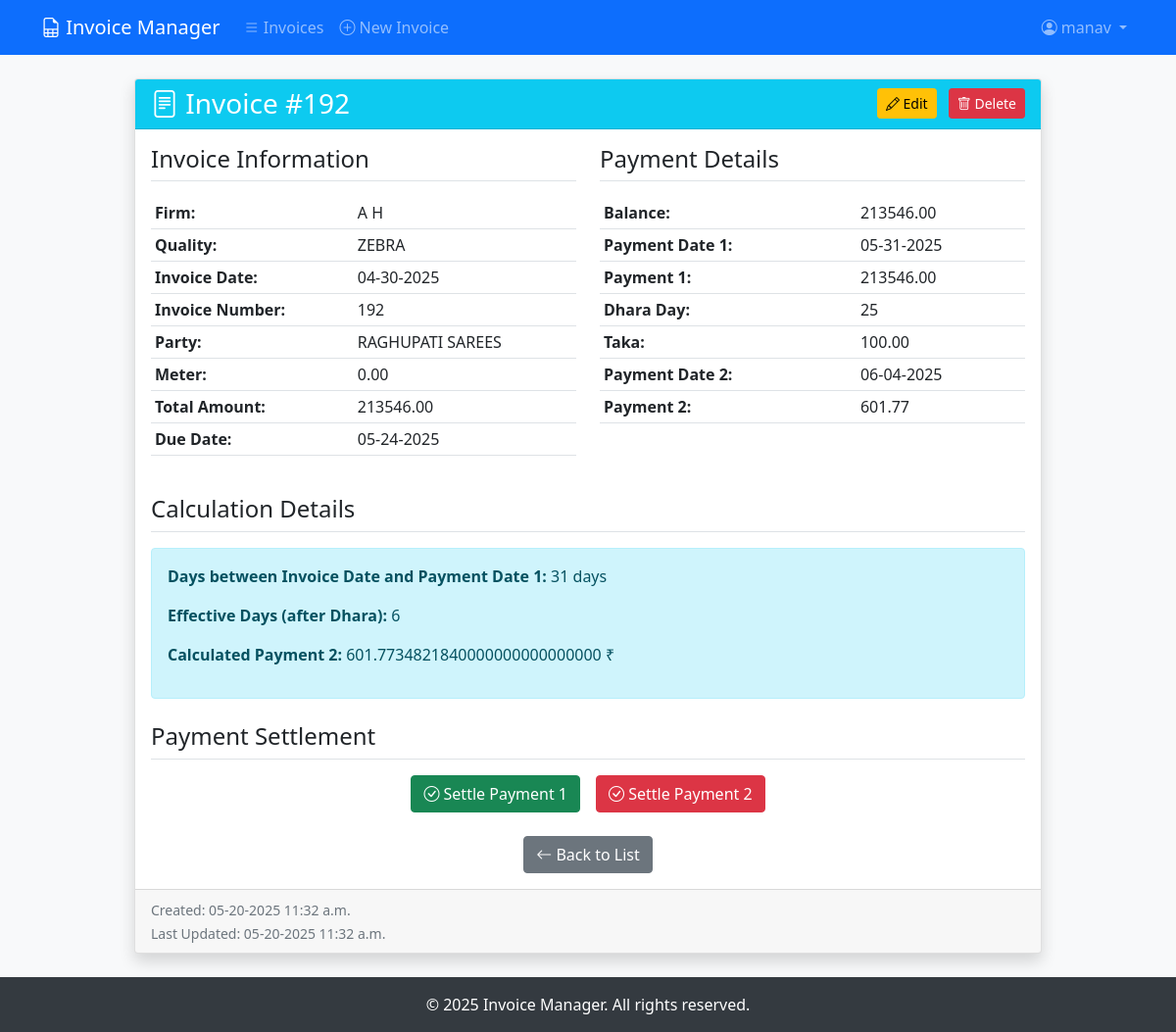
Page /invoice/17/ (signed in) on the committed database.
### Recorder/models.py (models this page shows, shortened)
class Invoice(models.Model):
    user = models.ForeignKey(User, on_delete=models.CASCADE, related_name='invoices')
    firm = models.CharField(max_length=255)
    quality = models.CharField(max_length=255)
    invoice_date = models.DateField()
    invoice_number = models.CharField(max_length=100)
    party = models.CharField(max_length=255)
    meter = models.DecimalField(max_digits=10, decimal_places=2, default=0.00)
    total_amount = models.DecimalField(max_digits=15, decimal_places=2)
    due_date = models.DateField()
    balance = models.DecimalField(max_digits=10, decimal_places=2)
    payment_date_1 = models.DateField(null=True, blank=True)
    payment_1 = models.DecimalField(max_digits=15, decimal_places=2, null=True, blank=True)
    dhara_day = models.IntegerField()
    taka = models.DecimalField(max_digits=15, decimal_places=2)
    payment_date_2 = models.DateField(null=True, blank=True)
    payment_2 = models.DecimalField(max_digits=15, decimal_places=2, null=True, blank=True)
    settled_payment_2 = models.BooleanField(default=False)
    created_at = models.DateTimeField(auto_now_add=True)
    updated_at = models.DateTimeField(auto_now=True)
    class Meta:
        ordering = ['-created_at']

### Recorder/views.py (the view)
# urls.py: path('invoice/<int:pk>/', views.invoice_detail, name='invoice_detail'),
@login_required(login_url='Recorder:login')
def invoice_detail(request, pk):
    invoice = get_object_or_404(Invoice, pk=pk, user=request.user)
    days_diff = None
    days_minus_dhara = None
    payment_2 = None
    if invoice.payment_date_1 and invoice.invoice_date:
        days_diff = (invoice.payment_date_1 - invoice.invoice_date).days
        if invoice.dhara_day is not None:
            days_minus_dhara = days_diff - invoice.dhara_day
            if invoice.payment_1:
                payment_2 = (invoice.payment_1 / Decimal('1.05')) * Decimal('0.0004931507') * days_minus_dhara
    context = {
        'invoice': invoice,
        'days_diff': days_diff,
        'days_minus_dhara': days_minus_dhara,
        'payment_2': payment_2,
    }
    return render(request, 'Recorder/invoice_detail.html', context)

### Recorder/templates/Recorder/invoice_detail.html (shortened to what this page needs)
{% extends 'base.html' %}
{% block content %}
<div class="container py-4">
    <div class="row justify-content-center">
        <div class="col-lg-10">
            <div class="card shadow">
                <div class="card-header bg-info text-white d-flex justify-content-between align-items-center">
                    <h3 class="mb-0">
                        <i class="bi bi-file-text"></i> Invoice #{{ invoice.invoice_number }}
                    </h3>
                    <div>
                        <a href="{% url 'Recorder:invoice_update' invoice.pk %}" class="btn btn-warning btn-sm me-2">
                            <i class="bi bi-pencil"></i> Edit
                        </a>
                        <a href="{% url 'Recorder:invoice_delete' invoice.pk %}" class="btn btn-danger btn-sm">
                            <i class="bi bi-trash"></i> Delete
                        </a>
                    </div>
                </div>
                <div class="card-body">
                    <div class="row">
                        <div class="col-md-6">
                            <h4 class="border-bottom pb-2 mb-3">Invoice Information</h4>
                            <table class="table table-sm">
                                <tr>
                                    <th>Firm:</th>
                                    <td>{{ invoice.firm }}</td>
                                </tr>
                                <tr>
                                    <th>Quality:</th>
                                    <td>{{ invoice.quality }}</td>
                                </tr>
                                <tr>
                                    <th>Invoice Date:</th>
                                    <td>{{ invoice.invoice_date|date:"m-d-Y" }}</td>
                                </tr>
                                <tr>
                                    <th>Invoice Number:</th>
                                    <td>{{ invoice.invoice_number }}</td>
                                </tr>
                                <tr>
                                    <th>Party:</th>
                                    <td>{{ invoice.party }}</td>
                                </tr>
                                <tr>
                                    <th>Meter:</th>
                                    <td>{{ invoice.meter }}</td>
                                </tr>
                                <tr>
                                    <th>Total Amount:</th>
                                    <td>{{ invoice.total_amount }}</td>
                                </tr>
                                <tr>
                                    <th>Due Date:</th>
                                    <td>{{ invoice.due_date|date:"m-d-Y" }}</td>
                                </tr>
                            </table>
                        </div>
                        <div class="col-md-6">
                            <h4 class="border-bottom pb-2 mb-3">Payment Details</h4>
                            <table class="table table-sm">
                                <tr>
                                    <th>Balance:</th>
                                    <td>{{ invoice.balance }}</td>
                                </tr>
                                <tr>
                                    <th>Payment Date 1:</th>
                                    <td>{{ invoice.payment_date_1|date:"m-d-Y" }}</td>
                                </tr>
                                <tr>
                                    <th>Payment 1:</th>
                                    <td>{{ invoice.payment_1 }}</td>
                                </tr>
                                <tr>
                                    <th>Dhara Day:</th>
                                    <td>{{ invoice.dhara_day }}</td>
                                </tr>
                                <tr>
                                    <th>Taka:</th>
                                    <td>{{ invoice.taka }}</td>
                                </tr>
                                <tr>
                                    <th>Payment Date 2:</th>
                                    <td>{{ invoice.payment_date_2|date:"m-d-Y" }}</td>
                                </tr>
                                <tr>
                                    <th>Payment 2:</th>
                                    <td>{{ invoice.payment_2 }}</td>
                                </tr>
                            </table>
                        </div>
                    </div>
                    <div class="mt-4">
                        <h4 class="border-bottom pb-2 mb-3">Calculation Details</h4>
                        <div class="alert alert-info">
                            {% if days_diff is not None %}
                                <p><strong>Days between Invoice Date and Payment Date 1:</strong> {{ days_diff }} days</p>
                            {% endif %}
                            {% if days_minus_dhara is not None %}
                                <p><strong>Effective Days (after Dhara):</strong> {{ days_minus_dhara }}</p>
                            {% endif %}
                            {% if payment_2 is not None %}
                                <p><strong>Calculated Payment 2:</strong> {{ payment_2 }} ₹</p>
                            {% else %}
                                <p class="text-danger">Payment 2 could not be calculated (missing data).</p>
                            {% endif %}
                        </div>
                    </div>
                    <div class="mt-4">
                        <h4 class="border-bottom pb-2 mb-3">Payment Settlement</h4>
                        <div class="d-flex justify-content-center gap-3">
                            <form method="post" action="{% url 'Recorder:settle_payment_1' invoice.pk %}" class="d-inline">
                                <button type="submit" class="btn btn-success" onclick="return confirm('Are you sure you want to settle Payment 1? This will update the balance.')">
                                    <i class="bi bi-check-circle"></i> Settle Payment 1
                                </button>
                            </form>
                            <form method="post" action="{% url 'Recorder:settle_payment_2' invoice.pk %}" class="d-inline">
                                <button type="submit" class="btn btn-danger" onclick="return confirm('Are you sure you want to settle Payment 2? This will set the payment amount to 0.')">
                                    <i class="bi bi-check-circle"></i> Settle Payment 2
                                </button>
                            </form>
                        </div>
                    </div>
                    <div class="mt-4 text-center">
                        <a href="{% url 'Recorder:invoice_list' %}" class="btn btn-secondary">
                            <i class="bi bi-arrow-left"></i> Back to List
                        </a>
                    </div>
                </div>
                <div class="card-footer text-muted">
                    <small>Created: {{ invoice.created_at|date:"m-d-Y g:i a" }}</small><br>
                    <small>Last Updated: {{ invoice.updated_at|date:"m-d-Y g:i a" }}</small>
                </div>
            </div>
        </div>
    </div>
</div>
{% endblock %}

### templates/base.html (shortened to what this page needs)
<!DOCTYPE html>
<html lang="en">
<head>
    <link href="https://cdn.jsdelivr.net/npm/bootstrap@5.1.3/dist/css/bootstrap.min.css" rel="stylesheet">
    <link href="https://cdn.jsdelivr.net/npm/bootstrap-icons@1.7.2/font/bootstrap-icons.css" rel="stylesheet">
</head>
<body>
    <nav class="navbar navbar-expand-lg navbar-dark bg-primary">
        <div class="container">
            <a class="navbar-brand" href="{% url 'Recorder:invoice_list' %}">
                <i class="bi bi-file-earmark-spreadsheet"></i> Invoice Manager
            </a>
            <div class="collapse navbar-collapse" id="navbarNav">
                <ul class="navbar-nav me-auto">
                    {% if user.is_authenticated %}
                    <li class="nav-item">
                        <a class="nav-link" href="{% url 'Recorder:invoice_list' %}">
                            <i class="bi bi-list"></i> Invoices
                        </a>
                    </li>
                    <li class="nav-item">
                        <a class="nav-link" href="{% url 'Recorder:invoice_create' %}">
                            <i class="bi bi-plus-circle"></i> New Invoice
                        </a>
                    </li>
                    {% endif %}
                </ul>
                <ul class="navbar-nav">
                    {% if user.is_authenticated %}
                    <li class="nav-item dropdown">
                        <a class="nav-link dropdown-toggle" href="#" id="userDropdown" role="button" data-bs-toggle="dropdown">
                            <i class="bi bi-person-circle"></i> {{ user.get_full_name|default:user.username }}
                        </a>
                    </li>
                    {% endif %}
                </ul>
            </div>
        </div>
    </nav>
    {% block content %}{% endblock %}
    <footer class="footer mt-auto py-3">
        <div class="container text-center">
            <p class="mb-0">&copy; {% now "Y" %} Invoice Manager. All rights reserved.</p>
        </div>
    </footer>
</body>
</html>

### templates/base.html (style rules this page uses)
body { background-color: #f8f9fa; }
.navbar { background-color: #343a40; }
.footer { background-color: #343a40; color: white; padding: 1rem 0; margin-top: 2rem; margin-bottom: 0rem; }
.alert { margin-top: 1rem; }

### rows in the picture
Invoice: invoice_number "192", firm "A H", quality "ZEBRA", invoice_date "04-30-2025", party "RAGHUPATI SAREES", meter "0.00", total_amount "213546.00", due_date "05-24-2025", balance "213546.00", payment_date_1 "05-31-2025", payment_1 "213546.00", dhara_day "25", taka "100.00", payment_date_2 "06-04-2025", payment_2 "601.77", created_at "05-20-2025 11:32 a.m.", updated_at "05-20-2025 11:32 a.m."

### other values in the picture
{{ user.get_full_name|default:user.username }} "manav"
{{ days_diff }} "31"
{{ days_minus_dhara }} "6"
{{ payment_2 }} "601.7734821840000000000000000"
